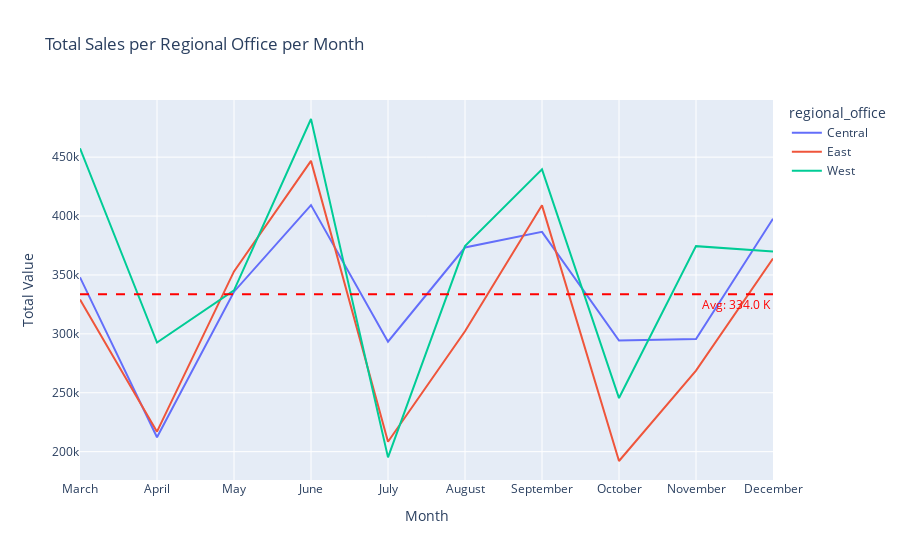

This figure's notebook cell:
### Code cell
# Now let's take a look at the regional office performance each month

regional_performance = df_pipe_agg.groupby(['regional_office', 'close_month'], observed=True)[['close_value']].sum().reset_index()
regional_performance = regional_performance.rename(columns={"close_value": "total_close_value"})

total_branch_perfomance = df_pipe_agg.groupby(['regional_office'], observed=True)[['close_value']].sum().sort_values('close_value', ascending=False).reset_index()

print(total_branch_perfomance)

fig = px.line(regional_performance, x='close_month', y='total_close_value', color='regional_office', 
       title='Total Sales per Regional Office per Month', labels={'total_close_value': 'Total Value', 'close_month': 'Month'})

fig.add_hline(y=regional_performance['total_close_value'].mean(), 
              line_dash="dash", 
              line_color="red",
              annotation_text=f"Avg: {(regional_performance['total_close_value'].mean() /1000).round(0)} K",
              annotation_font_color="red",
              annotation_position="bottom right")
fig.show()

### Figure 1 — Plotly figure (JSON) as saved in the notebook; plotly's stock layout.template omitted (floating-point values rounded to 4 significant figures)
{"data": [{"hovertemplate": "regional_office=Central<br>Month=%{x}<br>Total Value=%{y}<extra></extra>", "legendgroup": "Central", "line": {"color": "#636efa", "dash": "solid"}, "marker": {"symbol": "circle"}, "mode": "lines", "name": "Central", "orientation": "v", "showlegend": true, "type": "scatter", "x": ["March", "April", "May", "June", "July", "August", "September", "October", "November", "December"], "xaxis": "x", "y": [348000.0, 212300.0, 335800.0, 409300.0, 293300.0, 373300.0, 386600.0, 294400.0, 295700.0, 397700.0], "yaxis": "y"}, {"hovertemplate": "regional_office=East<br>Month=%{x}<br>Total Value=%{y}<extra></extra>", "legendgroup": "East", "line": {"color": "#EF553B", "dash": "solid"}, "marker": {"symbol": "circle"}, "mode": "lines", "name": "East", "orientation": "v", "showlegend": true, "type": "scatter", "x": ["March", "April", "May", "June", "July", "August", "September", "October", "November", "December"], "xaxis": "x", "y": [329200.0, 217000.0, 353000.0, 446800.0, 208400.0, 302200.0, 409100.0, 192100.0, 268800.0, 363900.0], "yaxis": "y"}, {"hovertemplate": "regional_office=West<br>Month=%{x}<br>Total Value=%{y}<extra></extra>", "legendgroup": "West", "line": {"color": "#00cc96", "dash": "solid"}, "marker": {"symbol": "circle"}, "mode": "lines", "name": "West", "orientation": "v", "showlegend": true, "type": "scatter", "x": ["March", "April", "May", "June", "July", "August", "September", "October", "November", "December"], "xaxis": "x", "y": [457500.0, 292700.0, 336900.0, 482400.0, 195100.0, 374500.0, 439600.0, 245500.0, 374400.0, 369900.0], "yaxis": "y"}], "layout": {"annotations": [{"font": {"color": "red"}, "showarrow": false, "text": "Avg: 334.0 K", "x": 1, "xanchor": "right", "xref": "x domain", "y": 333500.0, "yanchor": "top", "yref": "y"}], "legend": {"title": {"text": "regional_office"}, "tracegroupgap": 0}, "shapes": [{"line": {"color": "red", "dash": "dash"}, "type": "line", "x0": 0, "x1": 1, "xref": "x domain", "y0": 333500.0, "y1": 333500.0, "yref": "y"}], "title": {"text": "Total Sales per Regional Office per Month"}, "xaxis": {"anchor": "y", "domain": [0, 1], "title": {"text": "Month"}}, "yaxis": {"anchor": "x", "domain": [0, 1], "title": {"text": "Total Value"}}}}
